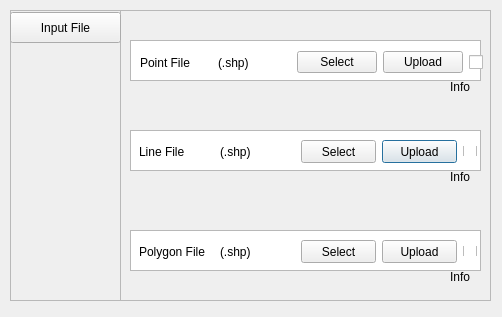
<?xml version="1.0" encoding="UTF-8"?>
<ui version="4.0">
 <class>Test_RohanDialogBase</class>
 <widget class="QDialog" name="Test_RohanDialogBase">
  <property name="geometry">
   <rect>
    <x>0</x>
    <y>0</y>
    <width>502</width>
    <height>317</height>
   </rect>
  </property>
  <property name="windowTitle">
   <string>Test Rohan</string>
  </property>
  <widget class="QFrame" name="frame">
   <property name="geometry">
    <rect>
     <x>10</x>
     <y>10</y>
     <width>481</width>
     <height>291</height>
    </rect>
   </property>
   <property name="autoFillBackground">
    <bool>true</bool>
   </property>
   <property name="frameShape">
    <enum>QFrame::StyledPanel</enum>
   </property>
   <property name="frameShadow">
    <enum>QFrame::Raised</enum>
   </property>
   <widget class="QFrame" name="frame_2">
    <property name="geometry">
     <rect>
      <x>110</x>
      <y>0</y>
      <width>371</width>
      <height>291</height>
     </rect>
    </property>
    <property name="frameShape">
     <enum>QFrame::StyledPanel</enum>
    </property>
    <property name="frameShadow">
     <enum>QFrame::Raised</enum>
    </property>
    <widget class="QColumnView" name="columnView">
     <property name="geometry">
      <rect>
       <x>10</x>
       <y>30</y>
       <width>351</width>
       <height>41</height>
      </rect>
     </property>
    </widget>
    <widget class="QColumnView" name="columnView_2">
     <property name="geometry">
      <rect>
       <x>10</x>
       <y>120</y>
       <width>351</width>
       <height>41</height>
      </rect>
     </property>
    </widget>
    <widget class="QColumnView" name="columnView_3">
     <property name="geometry">
      <rect>
       <x>10</x>
       <y>220</y>
       <width>351</width>
       <height>41</height>
      </rect>
     </property>
    </widget>
    <widget class="QPushButton" name="uploadLine">
     <property name="geometry">
      <rect>
       <x>262</x>
       <y>130</y>
       <width>75</width>
       <height>23</height>
      </rect>
     </property>
     <property name="text">
      <string>Upload</string>
     </property>
    </widget>
    <widget class="QPushButton" name="selectLine">
     <property name="geometry">
      <rect>
       <x>181</x>
       <y>130</y>
       <width>75</width>
       <height>23</height>
      </rect>
     </property>
     <property name="text">
      <string>Select</string>
     </property>
    </widget>
    <widget class="QLabel" name="label_3">
     <property name="geometry">
      <rect>
       <x>100</x>
       <y>130</y>
       <width>75</width>
       <height>23</height>
      </rect>
     </property>
     <property name="text">
      <string>(.shp)</string>
     </property>
    </widget>
    <widget class="QLabel" name="label_4">
     <property name="geometry">
      <rect>
       <x>19</x>
       <y>130</y>
       <width>75</width>
       <height>23</height>
      </rect>
     </property>
     <property name="text">
      <string>Line File</string>
     </property>
    </widget>
    <widget class="QCheckBox" name="checkBoxLine">
     <property name="geometry">
      <rect>
       <x>343</x>
       <y>136</y>
       <width>75</width>
       <height>10</height>
      </rect>
     </property>
     <property name="text">
      <string/>
     </property>
    </widget>
    <widget class="QPushButton" name="uploadPolygon">
     <property name="geometry">
      <rect>
       <x>262</x>
       <y>230</y>
       <width>75</width>
       <height>23</height>
      </rect>
     </property>
     <property name="text">
      <string>Upload</string>
     </property>
    </widget>
    <widget class="QLabel" name="label_5">
     <property name="geometry">
      <rect>
       <x>19</x>
       <y>230</y>
       <width>75</width>
       <height>23</height>
      </rect>
     </property>
     <property name="text">
      <string>Polygon File</string>
     </property>
    </widget>
    <widget class="QPushButton" name="selectPolygon">
     <property name="geometry">
      <rect>
       <x>181</x>
       <y>230</y>
       <width>75</width>
       <height>23</height>
      </rect>
     </property>
     <property name="text">
      <string>Select</string>
     </property>
    </widget>
    <widget class="QLabel" name="label_6">
     <property name="geometry">
      <rect>
       <x>100</x>
       <y>230</y>
       <width>75</width>
       <height>23</height>
      </rect>
     </property>
     <property name="text">
      <string>(.shp)</string>
     </property>
    </widget>
    <widget class="QCheckBox" name="checkBoxPolygon">
     <property name="geometry">
      <rect>
       <x>343</x>
       <y>236</y>
       <width>75</width>
       <height>10</height>
      </rect>
     </property>
     <property name="text">
      <string/>
     </property>
    </widget>
    <widget class="QLabel" name="labelInfoPoint">
     <property name="geometry">
      <rect>
       <x>330</x>
       <y>70</y>
       <width>47</width>
       <height>14</height>
      </rect>
     </property>
     <property name="text">
      <string>Info</string>
     </property>
    </widget>
    <widget class="QLabel" name="labelInfoLine">
     <property name="geometry">
      <rect>
       <x>330</x>
       <y>160</y>
       <width>47</width>
       <height>14</height>
      </rect>
     </property>
     <property name="text">
      <string>Info</string>
     </property>
    </widget>
    <widget class="QLabel" name="labelInfoPolygon">
     <property name="geometry">
      <rect>
       <x>330</x>
       <y>260</y>
       <width>47</width>
       <height>14</height>
      </rect>
     </property>
     <property name="text">
      <string>Info</string>
     </property>
    </widget>
    <widget class="QWidget" name="layoutWidget">
     <property name="geometry">
      <rect>
       <x>20</x>
       <y>40</y>
       <width>401</width>
       <height>25</height>
      </rect>
     </property>
     <layout class="QHBoxLayout" name="horizontalLayout">
      <item>
       <widget class="QLabel" name="label">
        <property name="text">
         <string>Point File</string>
        </property>
       </widget>
      </item>
      <item>
       <widget class="QLabel" name="label_2">
        <property name="text">
         <string>(.shp)</string>
        </property>
       </widget>
      </item>
      <item>
       <widget class="QPushButton" name="selectPoint">
        <property name="text">
         <string>Select</string>
        </property>
       </widget>
      </item>
      <item>
       <widget class="QPushButton" name="uploadPoint">
        <property name="text">
         <string>Upload</string>
        </property>
       </widget>
      </item>
      <item>
       <widget class="QCheckBox" name="checkBoxPoint">
        <property name="text">
         <string/>
        </property>
       </widget>
      </item>
     </layout>
    </widget>
    <zorder>columnView</zorder>
    <zorder>layoutWidget</zorder>
    <zorder>columnView_2</zorder>
    <zorder>columnView_3</zorder>
    <zorder>uploadLine</zorder>
    <zorder>selectLine</zorder>
    <zorder>label_3</zorder>
    <zorder>label_4</zorder>
    <zorder>checkBoxLine</zorder>
    <zorder>uploadPolygon</zorder>
    <zorder>label_5</zorder>
    <zorder>selectPolygon</zorder>
    <zorder>label_6</zorder>
    <zorder>checkBoxPolygon</zorder>
    <zorder>labelInfoPoint</zorder>
    <zorder>labelInfoLine</zorder>
    <zorder>labelInfoPolygon</zorder>
   </widget>
   <widget class="QPushButton" name="inputFile">
    <property name="geometry">
     <rect>
      <x>0</x>
      <y>2</y>
      <width>111</width>
      <height>31</height>
     </rect>
    </property>
    <property name="text">
     <string>Input File</string>
    </property>
   </widget>
  </widget>
 </widget>
 <resources/>
 <connections/>
</ui>
